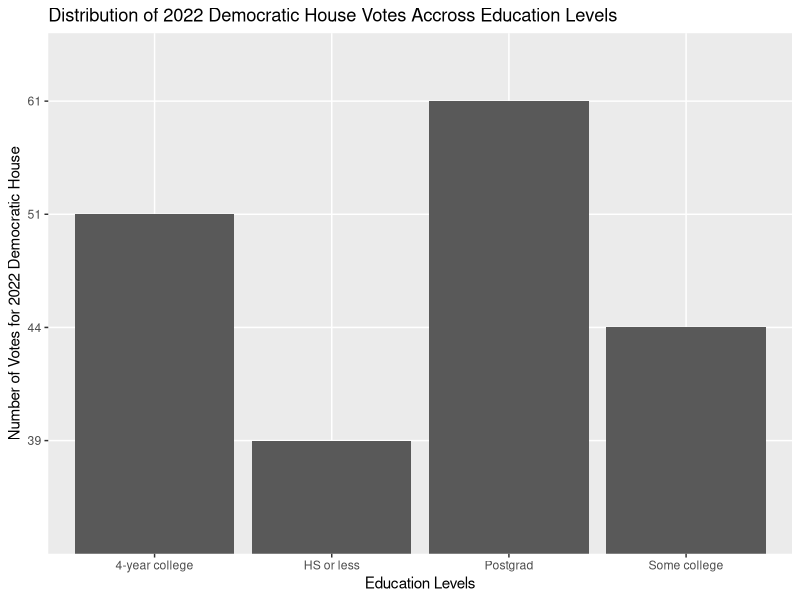

Source code (R):
## ---- chunk 1
library(tidyverse)
library(dplyr)
voting_demographics <- read_csv("2016-2022 Validated Voter Detailed Tables - Sheet 1.csv")
sorted_education1 <- voting_demographics[-c(118:180),]
sorted_education1 <- voting_demographics[-c(4:112),]
sorted_ed <- sorted_education1[-c(9:71),]
sorted_ed <- sorted_ed[,-c(3:40)]
colnames(sorted_ed)[1] <- "Education"
colnames(sorted_ed)[2] <- "2022 Democratic House Vote"
keep <- c(FALSE, FALSE, FALSE, FALSE, TRUE, TRUE, TRUE, TRUE)
sortedfinal <- sorted_ed[keep,]
## ---- chunk 2
install.packages("ggplot2")
library(ggplot2)
twentytwo_house <- sortedfinal |>
ggplot(twentytwo_house,
       mapping = aes(x = Education, y = `2022 Democratic House Vote`)) +
  geom_col() +
  labs(x = "Education Levels", y = "Number of Votes for 2022 Democratic House", title = "Distribution of 2022 Democratic House Votes Accross Education Levels")
twentytwo_house
